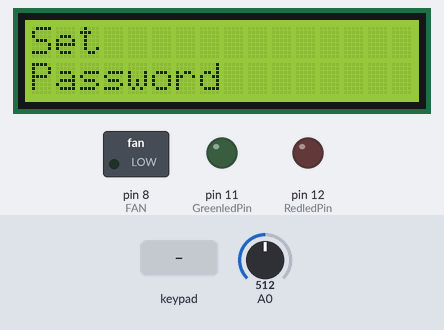
Simulated run of this sketch. Board: Arduino Uno, built with avr-gcc and run on an emulated ATmega328P. On the bench: 16×2 character LCD, switched loads named in the sketch (green lamp = pin HIGH), output pins drawn as LEDs (lit = HIGH). Inputs (shaded band) come from the test bench; at power-on: A0 = 512. What the sketch prints to the serial monitor is not drawn.

Above: at 6.6 s.
6.7 s: keypad keys 1 0 9 7 6 A pressed 1.5 s apart
At 10.1 s:
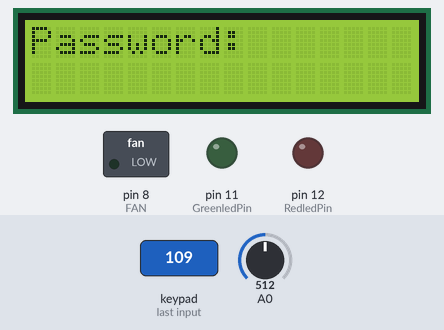
22.0 s: key 'C' pressed
At 22.8 s:
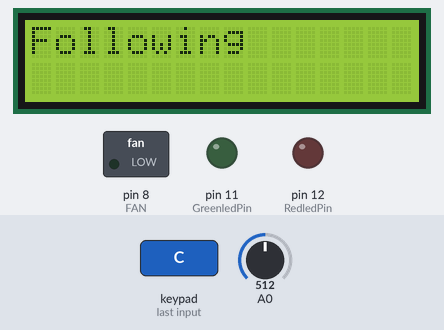
26.6 s: key '1' pressed
34.1 s: keypad keys 1 0 9 7 6 D pressed 1.5 s apart
At 48.7 s:
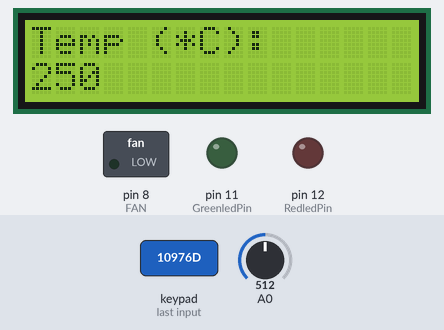
50.6 s: key 'B' pressed
At 53.2 s:
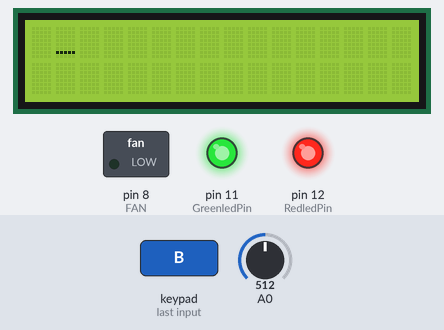
54.3 s: key 'A' pressed
Timing chart, 0 to 57.3 s (numbered marks = the images above; inputs shaded):
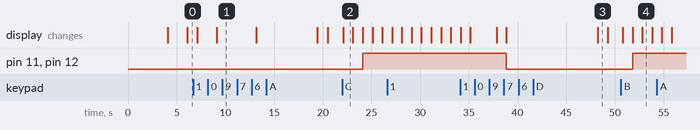

Measured:
- after the input at 6.7 s, the display: first differs from a run without the input after 2.4 s (image 1)
- after the input at 22.0 s, pin 11 (GreenledPin), pin 12 (RedledPin): LOW → HIGH after 2.1 s; the display: changes after 0.08 s (image 2)
- after the input at 34.1 s, the display: first differs from a run without the input after 14.1 s (image 3)
- after the input at 50.6 s, pin 11 (GreenledPin), pin 12 (RedledPin): LOW → HIGH after 1.2 s; the display: first changes after 0.21 s (image 4 shows a later state)
- what the display in image 2 shows lasts 1.0 s, from 22.1 s to 23.1 s

The sketch:

NotepadTuringPasswordManager.ino
```cpp
#include <Wire.h>
#include <LiquidCrystal_I2C.h>
#include <Keypad.h>

LiquidCrystal_I2C lcd(0x27, 16 , 2);

const byte numRows = 4;
const byte numCols = 4;
int GreenledPin = 11;
int RedledPin = 12;
String password = "";
bool login = false;

int buttonSavePin = 0;
int buttonSkippedPin = 1;
int val;
int val2; // Button With Yellow Cap

char keymap[numRows][numCols] = {
  {'1', '2', '3', 'A'},
  {'4', '5', '6', 'B'},
  {'7', '8', '9', 'C'},
  {'*', '0', '#', 'D'}
};

String documents [4] = {" _ ", " _ ", " _ ", " _ "};

byte rowPins[numRows] = {10, 9, 7, 6};
byte colPins[numCols] = {5, 4, 3, 2};
int numLength =  0;
int numLengthBottom = 0;
String current_string_typed = "";

bool bool_doc = false;
bool for_loop_bool = false;


Keypad myKeypad = Keypad(makeKeymap(keymap), rowPins, colPins, numRows, numCols);

void setup() {
  // put your setup code here, to run once:
  pinMode(GreenledPin, OUTPUT);
  pinMode(buttonSavePin, INPUT);
  pinMode(buttonSkippedPin, INPUT);
  pinMode(RedledPin, OUTPUT);
  lcd.init();
  lcd.backlight();
  lcd.setCursor(3,0);
  lcd.print(" Turing "); //Start up name on 1st row for calculator
  lcd.setCursor(3,1);
  lcd.print(" Altair "); //Start up name on 2nd row for calculator
  delay(4000);
  lcd.clear();
  Serial.begin(9600);
  pinMode(8, OUTPUT); // FAN

}

void loop() {


  // put your main code here, to run repeatedly:

  int temp = analogRead(A0);
  temp = temp * 0.48828125;

  if (temp > 40) {
    digitalWrite(0, HIGH);
    delay(2000);
  } else {
    digitalWrite(0, LOW);

  }


  if (password == "" && login == false) {
    lcd.clear();
    lcd.setCursor(0,0);
    lcd.print("Set");
    lcd.setCursor(0, 1);
    lcd.print("Password");
    delay(1000);
    lcd.clear();
    lcd.print(":");
    char keypressed = myKeypad.getKey();
    if (keypressed!= NO_KEY) {
      password += String(keypressed);
    }


  } else {
    if (login == false) {
      lcd.clear();
      lcd.setCursor(0, 0);
      lcd.print("Password: ");
      lcd.setCursor(0, 1);
      String relative_string = "" ;
      char keypressed = myKeypad.getKey();
    if (keypressed!= NO_KEY) {
      while (relative_string != password) {
        relative_string += String(keypressed);
        lcd.clear();
        delay(500);
        lcd.setCursor(0, 0);
        lcd.print("Successful!");
        lcd.setCursor(0, 1);
        lcd.print("login");
        login = true;


          char keypressed = myKeypad.getKey();
  if (keypressed!= NO_KEY)
   {
    if (numLength == 17 || numLengthBottom > 0) {
      if (numLengthBottom > 0) {
        lcd.setCursor(numLengthBottom - 1, 1);
      } else {
        lcd.setCursor(0, 1);
      }

      Serial.println("The column changed");
    }


    if (keypressed == '0' && for_loop_bool == true) {
          documents[0] = current_string_typed;
          lcd.clear();
          delay(100);
          lcd.setCursor(0, 0);
          lcd.print("Saved at");
          lcd.setCursor(0, 1);
          lcd.print("Index: 0");
          Serial.println("New Value at Index 0: ");
          Serial.println(documents[0]);
          bool_doc = false;
          for_loop_bool = false;
          delay(1000);
          lcd.clear();
          numLength = 0;
          numLengthBottom = 0;
          digitalWrite(RedledPin, LOW);
          digitalWrite(GreenledPin, LOW);
          } else if (keypressed == '1' && for_loop_bool == true) {
          Serial.println("Index one must be saved");
          documents[1] = current_string_typed;
          lcd.clear();
          delay(100);
          lcd.setCursor(0, 0);
          lcd.print("Saved at");
          lcd.setCursor(0, 1);
          lcd.print("Index: 1");
          Serial.println("New Value at Index 1: ");
          Serial.println(documents[1]);
          bool_doc = false;
          for_loop_bool = false;
          delay(1000);
          lcd.clear();
          numLength = 0;
          numLengthBottom = 0;
          digitalWrite(RedledPin, LOW );
          digitalWrite(GreenledPin, LOW);
      } else if (keypressed == '2' && for_loop_bool == true) {
          documents[2] = current_string_typed;
          lcd.clear();
          delay(100);
          lcd.setCursor(0, 0);
          lcd.print("Saved at");
          lcd.setCursor(0, 1);
          lcd.print("Index: 2");
          Serial.println("New Value at Index 2: ");
          Serial.println(documents[2]);
          bool_doc = false;
          for_loop_bool = false;
          delay(1000);
          lcd.clear();
          numLength = 0;
          numLengthBottom = 0;
          digitalWrite(RedledPin, LOW);
          digitalWrite(GreenledPin, LOW);
     } else if (keypressed == '3' && for_loop_bool == true) {
          documents[3] = current_string_typed;
          lcd.clear();
          delay(100);
          lcd.setCursor(0, 0);
          lcd.print("Saved at");
          lcd.setCursor(0, 1);
          lcd.print("Index: 3");
          Serial.println("New Value at Index 3: ");
          Serial.println(documents[3]);
          bool_doc = false;
          for_loop_bool = false;
          delay(1000);
          lcd.clear();
          numLength = 0;
          numLengthBottom = 0;
          digitalWrite(RedledPin, LOW);
          digitalWrite(GreenledPin, LOW);
        }

    if (keypressed == '#') {
      lcd.clear();
      lcd.setCursor(0, 0);
      numLength = 0;
      numLengthBottom = 0;
    } else if (keypressed == '*') {
      if ((numLength <= 16) && (numLengthBottom == 0)) {
        lcd.setCursor(numLength - 1, 0);// integrate dynamic column
        lcd.print(" ");
        lcd.setCursor(numLength - 1, 0);
        if (numLength > 0) {
           numLength -= 1;
        }

        Serial.println("You are now on index: ");
        Serial.println(numLength - 1);
        Serial.println("Current numLength is:");
        Serial.println(numLength);
      } else {
        Serial.println("Removing on Second on Line");


        if (numLengthBottom < 18) {

        lcd.setCursor(numLengthBottom - 1, 1);
        lcd.print(" ");
        lcd.setCursor(numLengthBottom - 1, 1);
        if (numLengthBottom > 0) {
           numLengthBottom -= 1;
        }

        Serial.println("You are now on index: ");
        Serial.println(numLengthBottom - 1);
        Serial.println("Current numLengthBottom is:");
        Serial.println(numLengthBottom);

      }

      }

    } else if (keypressed == 'D' && bool_doc == false) {
      lcd.clear();
      lcd.setCursor(0, 0);
      lcd.print("Temp (*C):");
      lcd.setCursor(0, 1);
      lcd.print(temp);
      delay(1000);
      lcd.clear();
      lcd.setCursor(0, 0);


    }


    else if (keypressed == 'A' && bool_doc == false) {
      bool_doc = true;
      current_string_typed = "";
      numLength = 0;
      numLengthBottom = 0;
      lcd.clear();
      lcd.setCursor(0, 0);
      lcd.print("Document");
      lcd.setCursor(0, 1);
      lcd.print("Launched");
      delay(1100);
      lcd.clear();
      lcd.setCursor(0, 0);


    } else if (keypressed == 'B' && bool_doc == false) {
        lcd.setCursor(0, 0);
        lcd.print("Current Files");
        delay(1000);
        digitalWrite(RedledPin, HIGH);
        digitalWrite(GreenledPin, HIGH);
        lcd.clear();
        lcd.setCursor(0, 0);
        lcd.print("File 1");
        delay(1000);
        lcd.clear();
        lcd.setCursor(0, 0);
        Serial.println(documents[0]);
        lcd.print(documents[0]);
        delay(1000);
        lcd.clear();
        delay(1000);
        Serial.println(documents[1]);
        lcd.print("File 2");
        delay(1000);
        lcd.clear();
        lcd.setCursor(0, 0);
        lcd.print(documents[1]);
        delay(1000);
        lcd.clear();
        delay(1000);
        lcd.print("File 3");
        delay(1000);
        lcd.clear();
        lcd.setCursor(0, 0);
        Serial.println(documents[2]);
        lcd.print(documents[2]);
        delay(1000);
        lcd.clear();
        delay(1000);
        lcd.print("File 4");
        delay(1000);
        lcd.clear();
        lcd.setCursor(0, 0);
        Serial.println(documents[3]);
        lcd.print(documents[3]);
        delay(1000);
        lcd.clear();
        delay(1000);
        digitalWrite(RedledPin, LOW);
        digitalWrite(GreenledPin, LOW);
    }

    else if (keypressed == 'C' && bool_doc == true) {

        Serial.println("Current String");
        Serial.println(current_string_typed);
        lcd.clear();
        lcd.setCursor(0, 0);
        lcd.print("Following");
        delay(1000);
        lcd.clear();
        lcd.setCursor(0, 0);
        lcd.print("Files");
        delay(1000);
        lcd.clear();
        for_loop_bool = true;
        digitalWrite(RedledPin, HIGH);
        digitalWrite(GreenledPin, HIGH);

        lcd.setCursor(0, 0);
        lcd.print("File 1");
        delay(1000);
        lcd.clear();
        lcd.setCursor(0, 0);
        Serial.println(documents[0]);
        lcd.print(documents[0]);
        delay(1000);
        lcd.clear();
        delay(1000);
        lcd.print("File 2");
        delay(1000);
        lcd.clear();
        lcd.setCursor(0, 0);
        Serial.println(documents[1]);
        lcd.print(documents[1]);
        delay(1000);
        lcd.clear();
        delay(1000);
        lcd.print("File 3");
        delay(1000);
        lcd.clear();
        lcd.setCursor(0, 0);
        Serial.println(documents[2]);
        lcd.print(documents[2]);
        delay(1000);
        lcd.clear();
        delay(1000);
        lcd.print("File 4");
        delay(1000);
        lcd.clear();
        lcd.setCursor(0, 0);
        Serial.println(documents[3]);
        lcd.print(documents[3]);
        delay(1000);
        lcd.clear();
        delay(1000);


        lcd.clear();
        lcd.setCursor(0, 0);
        lcd.print("Index: ");
        lcd.setCursor(0, 1);

      }

      else {
      Serial.println(keypressed);
      lcd.print(keypressed);
      current_string_typed += String(keypressed);


      if (numLength < 16) {
        numLength += 1;
        Serial.println("Number Length is: ");
        Serial.println(numLength);
      } else {
        numLengthBottom += 1;
        Serial.println("Number LengthBottom  is: ");
        Serial.println(numLengthBottom);
        if (numLength == 17) {
          lcd.setCursor(0, 1);
          lcd.print(keypressed);
        }
      }

      }


    }


      }


    }

    }

  }


   }
```
